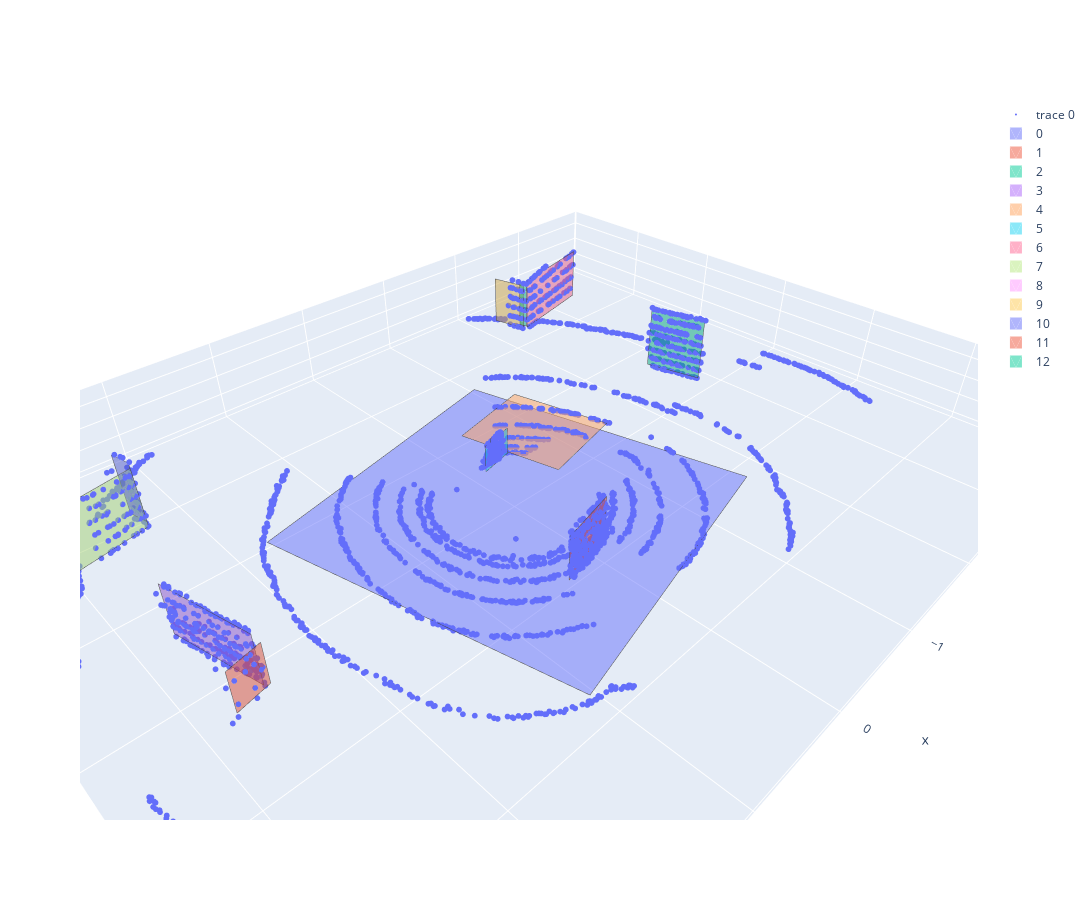

This figure's notebook cell:
### Code cell
fig = go.Figure(data=[pc_plot_trace(PC)]+scan.plot_trace())
fig.update_layout(width=1500, height=900, scene=dict(aspectmode='data'))
fig.show()

### Figure 1 — Plotly figure (JSON) as saved in the notebook; plotly's stock layout.template omitted (floating-point values rounded to 4 significant figures; data arrays with more than 128 entries replaced by an {"elided": "..."} marker saying what was removed)
{"data": [{"marker": {"size": 2}, "mode": "markers", "type": "scatter3d", "x": {"elided": "2602 float values"}, "y": {"elided": "2602 float values"}, "z": {"elided": "2602 float values"}}, {"color": "#636EFA", "i": [0, 0], "j": [1, 2], "k": [2, 3], "name": "0", "opacity": 0.5, "showlegend": true, "type": "mesh3d", "x": [-1.682, -1.028, 1.748, 1.094], "y": [1.18, -1.645, -1.003, 1.822], "z": [-0.1978, -0.2267, -0.1928, -0.1639]}, {"line": {"color": "rgb(70,70,70)", "width": 1}, "mode": "lines", "showlegend": false, "type": "scatter3d", "x": [-1.682, -1.028, 1.748, 1.094, -1.682], "y": [1.18, -1.645, -1.003, 1.822, 1.18], "z": [-0.1978, -0.2267, -0.1928, -0.1639, -0.1978]}, {"color": "#EF553B", "i": [0, 0], "j": [1, 2], "k": [2, 3], "name": "1", "opacity": 0.5, "showlegend": true, "type": "mesh3d", "x": [-0.1448, 0.3979, 0.3939, -0.1488], "y": [0.8672, 0.9927, 0.9874, 0.8619], "z": [-0.178, -0.1713, 0.2535, 0.2468]}, {"line": {"color": "rgb(70,70,70)", "width": 1}, "mode": "lines", "showlegend": false, "type": "scatter3d", "x": [-0.1448, 0.3979, 0.3939, -0.1488, -0.1448], "y": [0.8672, 0.9927, 0.9874, 0.8619, 0.8672], "z": [-0.178, -0.1713, 0.2535, 0.2468, -0.178]}, {"color": "#00CC96", "i": [0, 0], "j": [1, 2], "k": [2, 3], "name": "2", "opacity": 0.5, "showlegend": true, "type": "mesh3d", "x": [-2.555, -2.682, -2.688, -2.56], "y": [-0.6289, -0.07816, -0.08595, -0.6367], "z": [-0.131, -0.1254, 0.5041, 0.4984]}, {"line": {"color": "rgb(70,70,70)", "width": 1}, "mode": "lines", "showlegend": false, "type": "scatter3d", "x": [-2.555, -2.682, -2.688, -2.56, -2.555], "y": [-0.6289, -0.07816, -0.08595, -0.6367, -0.6289], "z": [-0.131, -0.1254, 0.5041, 0.4984, -0.131]}, {"color": "#AB63FA", "i": [0, 0], "j": [1, 2], "k": [2, 3], "name": "3", "opacity": 0.5, "showlegend": true, "type": "mesh3d", "x": [2.548, 2.743, 2.739, 2.544], "y": [0.302, -0.5392, -0.5449, 0.2963], "z": [-0.1236, -0.1322, 0.3297, 0.3383]}, {"line": {"color": "rgb(70,70,70)", "width": 1}, "mode": "lines", "showlegend": false, "type": "scatter3d", "x": [2.548, 2.743, 2.739, 2.544, 2.548], "y": [0.302, -0.5392, -0.5449, 0.2963, 0.302], "z": [-0.1236, -0.1322, 0.3297, 0.3383, -0.1236]}, {"color": "#FFA15A", "i": [0, 0], "j": [1, 2], "k": [2, 3], "name": "4", "opacity": 0.5, "showlegend": true, "type": "mesh3d", "x": [-1.448, -1.214, -0.3328, -0.5675], "y": [-0.2321, -1.247, -1.043, -0.02844], "z": [-0.1821, -0.1925, -0.1817, -0.1714]}, {"line": {"color": "rgb(70,70,70)", "width": 1}, "mode": "lines", "showlegend": false, "type": "scatter3d", "x": [-1.448, -1.214, -0.3328, -0.5675, -1.448], "y": [-0.2321, -1.247, -1.043, -0.02844, -0.2321], "z": [-0.1821, -0.1925, -0.1817, -0.1714, -0.1821]}, {"color": "#19D3F3", "i": [0, 0], "j": [1, 2], "k": [2, 3], "name": "5", "opacity": 0.5, "showlegend": true, "type": "mesh3d", "x": [-0.1082, -0.4474, -0.4499, -0.1107], "y": [-0.4688, -0.5472, -0.5505, -0.4721], "z": [-0.1841, -0.1883, 0.07784, 0.08198]}, {"line": {"color": "rgb(70,70,70)", "width": 1}, "mode": "lines", "showlegend": false, "type": "scatter3d", "x": [-0.1082, -0.4474, -0.4499, -0.1107, -0.1082], "y": [-0.4688, -0.5472, -0.5505, -0.4721, -0.4688], "z": [-0.1841, -0.1883, 0.07784, 0.08198, -0.1841]}, {"color": "#FF6692", "i": [0, 0], "j": [1, 2], "k": [2, 3], "name": "6", "opacity": 0.5, "showlegend": true, "type": "mesh3d", "x": [-2.301, -3.31, -3.315, -2.306], "y": [-2.157, -2.391, -2.398, -2.164], "z": [-0.1531, -0.1654, 0.387, 0.3993]}, {"line": {"color": "rgb(70,70,70)", "width": 1}, "mode": "lines", "showlegend": false, "type": "scatter3d", "x": [-2.301, -3.31, -3.315, -2.306, -2.301], "y": [-2.157, -2.391, -2.398, -2.164, -2.157], "z": [-0.1531, -0.1654, 0.387, 0.3993, -0.1531]}, {"color": "#B6E880", "i": [0, 0], "j": [1, 2], "k": [2, 3], "name": "7", "opacity": 0.5, "showlegend": true, "type": "mesh3d", "x": [2.939, 2.334, 2.329, 2.934], "y": [-1.667, -1.807, -1.814, -1.674], "z": [-0.1517, -0.1591, 0.4096, 0.417]}, {"line": {"color": "rgb(70,70,70)", "width": 1}, "mode": "lines", "showlegend": false, "type": "scatter3d", "x": [2.939, 2.334, 2.329, 2.934, 2.939], "y": [-1.667, -1.807, -1.814, -1.674, -1.667], "z": [-0.1517, -0.1591, 0.4096, 0.417, -0.1517]}, {"color": "#FF97FF", "i": [0, 0], "j": [1, 2], "k": [2, 3], "name": "8", "opacity": 0.5, "showlegend": true, "type": "mesh3d", "x": [-0.173, -0.3293, -0.3302, -0.1739], "y": [-0.4709, -0.507, -0.5082, -0.472], "z": [0.03701, 0.0351, 0.1279, 0.1298]}, {"line": {"color": "rgb(70,70,70)", "width": 1}, "mode": "lines", "showlegend": false, "type": "scatter3d", "x": [-0.173, -0.3293, -0.3302, -0.1739, -0.173], "y": [-0.4709, -0.507, -0.5082, -0.472, -0.4709], "z": [0.03701, 0.0351, 0.1279, 0.1298, 0.03701]}, {"color": "#FECB52", "i": [0, 0], "j": [1, 2], "k": [2, 3], "name": "9", "opacity": 0.5, "showlegend": true, "type": "mesh3d", "x": [-2.188, -2.272, -2.277, -2.193], "y": [-2.549, -2.186, -2.192, -2.555], "z": [-0.1674, -0.1637, 0.3423, 0.3386]}, {"line": {"color": "rgb(70,70,70)", "width": 1}, "mode": "lines", "showlegend": false, "type": "scatter3d", "x": [-2.188, -2.272, -2.277, -2.193, -2.188], "y": [-2.549, -2.186, -2.192, -2.555, -2.549], "z": [-0.1674, -0.1637, 0.3423, 0.3386, -0.1674]}, {"color": "#636EFA", "i": [0, 0], "j": [1, 2], "k": [2, 3], "name": "10", "opacity": 0.5, "showlegend": true, "type": "mesh3d", "x": [2.328, 2.374, 2.369, 2.323], "y": [-1.831, -2.028, -2.036, -1.838], "z": [-0.1263, -0.1284, 0.4432, 0.4452]}, {"line": {"color": "rgb(70,70,70)", "width": 1}, "mode": "lines", "showlegend": false, "type": "scatter3d", "x": [2.328, 2.374, 2.369, 2.323, 2.328], "y": [-1.831, -2.028, -2.036, -1.838, -1.831], "z": [-0.1263, -0.1284, 0.4432, 0.4452, -0.1263]}, {"color": "#EF553B", "i": [0, 0], "j": [1, 2], "k": [2, 3], "name": "11", "opacity": 0.5, "showlegend": true, "type": "mesh3d", "x": [2.785, 2.507, 2.504, 2.781], "y": [0.3805, 0.3164, 0.3118, 0.3759], "z": [-0.1219, -0.1253, 0.2484, 0.2518]}, {"line": {"color": "rgb(70,70,70)", "width": 1}, "mode": "lines", "showlegend": false, "type": "scatter3d", "x": [2.785, 2.507, 2.504, 2.781, 2.785], "y": [0.3805, 0.3164, 0.3118, 0.3759, 0.3805], "z": [-0.1219, -0.1253, 0.2484, 0.2518, -0.1219]}, {"color": "#00CC96", "i": [0, 0], "j": [1, 2], "k": [2, 3], "name": "12", "opacity": 0.5, "showlegend": true, "type": "mesh3d", "x": [-2.265, -2.285, -2.289, -2.27], "y": [-2.237, -2.153, -2.159, -2.243], "z": [-0.1364, -0.1355, 0.3518, 0.3509]}, {"line": {"color": "rgb(70,70,70)", "width": 1}, "mode": "lines", "showlegend": false, "type": "scatter3d", "x": [-2.265, -2.285, -2.289, -2.27, -2.265], "y": [-2.237, -2.153, -2.159, -2.243, -2.237], "z": [-0.1364, -0.1355, 0.3518, 0.3509, -0.1364]}], "layout": {"height": 900, "scene": {"aspectmode": "data"}, "width": 1500}}
